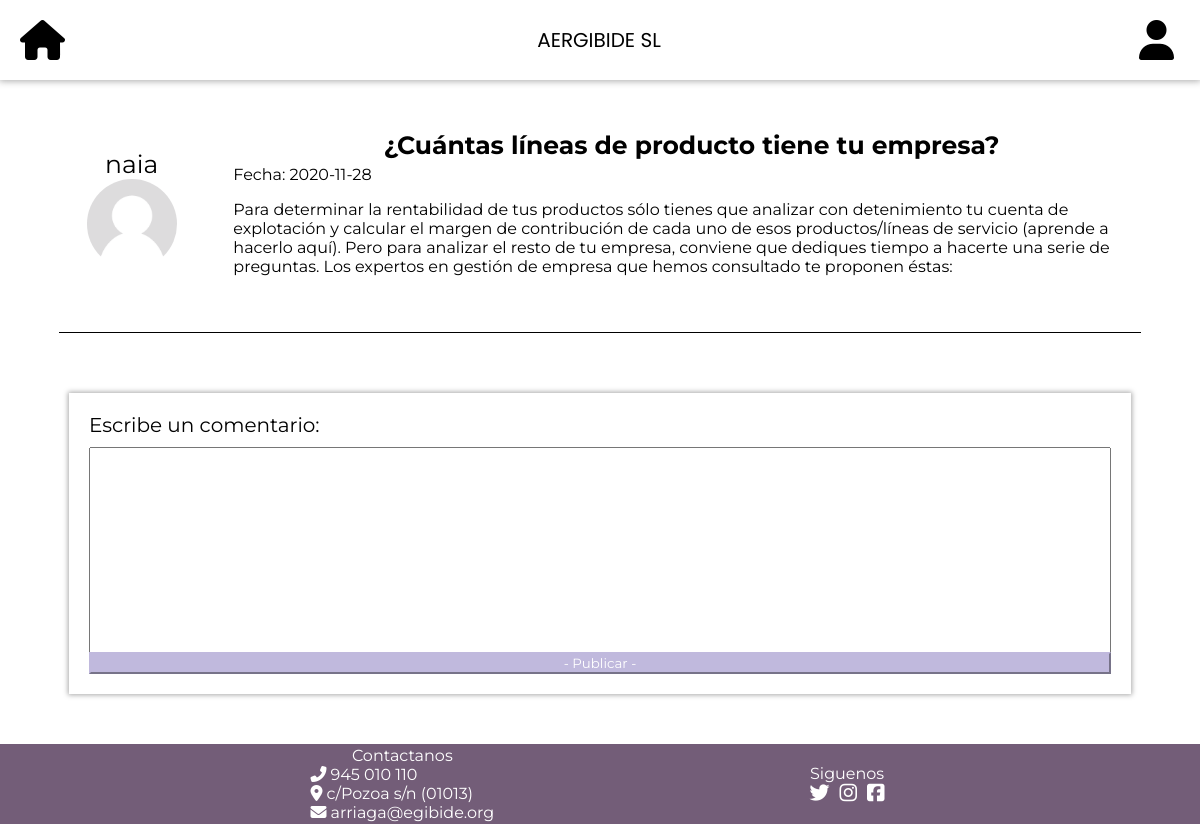
The page /php/pregunta.php?pregunta=4 on the database as committed earlier.
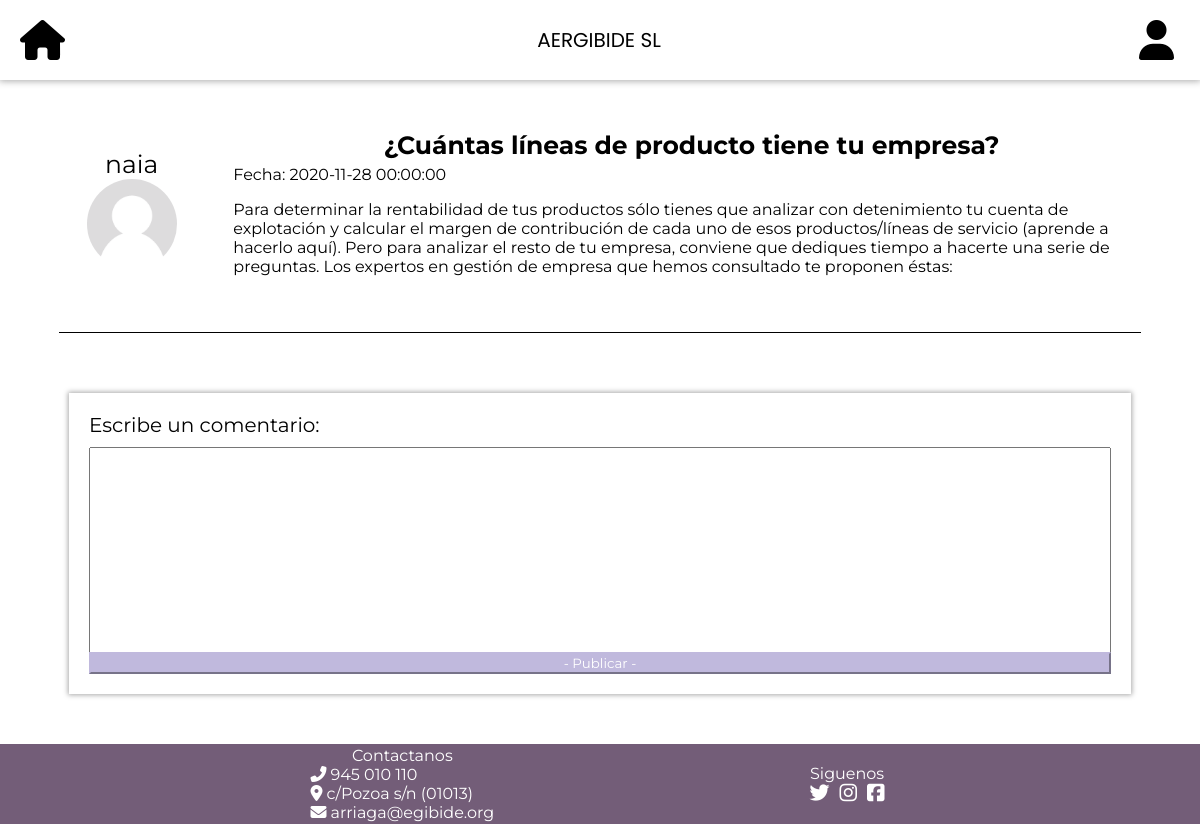
The same page on the database as committed later.
### tables this page shows
CREATE TABLE `Preguntas` (
  `id` int(11) NOT NULL,
  `titulo` varchar(100) NOT NULL,
  `descripcion` varchar(5000) NOT NULL,
  `fecha` datetime NOT NULL,
  `tema` varchar(20) DEFAULT NULL,
  `usuarioid` int(11) NOT NULL
);

### php/pregunta.php (called while the page is built, shortened)
<?php
require_once '../php/llamadasBD.php';
$respuestas = leerRespuestas();
$preguntaBD = leerPreguntaConcreta($_GET["pregunta"]);
$pregunta = $preguntaBD->fetch();
$usuarioBD = leerUsuarioConcreto($pregunta["usuarioid"]);
$usuario = $usuarioBD->fetch();
while ($respuestaBD = $respuestas->fetch()){
    $usuarios = leerUsuarios();
}
require "../html/pregunta.view.php";

### php/llamadasBD.php (called while the page is built, shortened)
<?php
function iniciarConexion(){
    $dbname = "db_reto2";
    $host = "localhost";
    $user = "admin";
    $pass = "12345";
    try{
       $dbh = new PDO("mysql:host=$host;dbname=$dbname",$user,$pass);
       return $dbh;
    }catch (PDOException $e){
        echo $e->getMessage();
        return null;
    }
}
function leerUsuarios()
{
    $dbh = iniciarConexion();
    $stmt = $dbh->prepare("SELECT * FROM Usuarios");
    $stmt->execute();
    $stmt->setFetchMode(PDO::FETCH_ASSOC);
    return $stmt;
}
function leerPreguntaConcreta($id){
    $dbh = iniciarConexion();
    $stmt = $dbh->prepare("SELECT * FROM Preguntas WHERE ID = $id");
    $stmt->execute();
    $stmt->setFetchMode(PDO::FETCH_ASSOC);
    return $stmt;
}
function leerUsuarioConcreto($id){
    $dbh = iniciarConexion();
    $stmt = $dbh->prepare("SELECT * FROM Usuarios WHERE ID = $id");
    $stmt->execute();
    $stmt->setFetchMode(PDO::FETCH_ASSOC);
    return $stmt;
}

### html/pregunta.view.php (the view, shortened to what this page needs)
<?php include 'header.view.php';?>
<head>
    <link rel="stylesheet" href="../html/css/pregunta.css">
</head>
<body>
    <div id="divGeneralPregunta">
        <div id="divSuperior">
            <div id="divDatosUsuarioPregunta">
                <label id="nickUsuarioPregunta"><?php echo $usuario["nickname"];?></label>
                <a href="../php/perfil.php?nickname=<?php echo $usuario["nickname"]?>">
                    <img id="imgPerfilPregunta" src="<?php echo $usuario["imagen"];?>">
                </a>
            </div>
            <div id="divDatosPregunta">
                <label id="tituloPregunta"><?php echo $pregunta["titulo"];?></label>
                <label id="detallesPregunta"> Fecha: <?php echo $pregunta["fecha"];?></label>
                <p id="descripcionPregunta"><?php echo $pregunta["descripcion"];?></p>
            </div>
        </div>
        <div id="divInferior">
            <div id="divEscribir">
                <label id="lbTuRespuesta">Escribe un comentario:</label>
                <textarea id="textAreaTuRepuesta"></textarea>
                <input id="btEnviarRespuesta" type="button" value="- Publicar -">
            </div>
        </div>
    </div>
</body>
<?php include "footer.view.php"?>

Rows that differ between the two databases and show on the page:
changed preguntas "¿Cuántas líneas de producto tiene tu empresa?": fecha "2020-11-28" → "2020-11-28 00:00:00"
